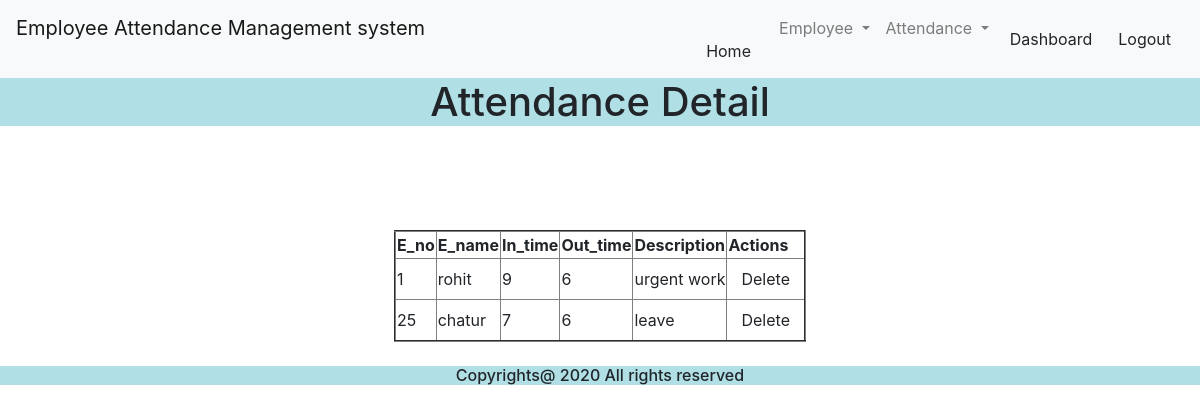
The page /attendance2/ on the database its author committed.
### dApp/models.py (models this page shows)
class Attendance(models.Model):
    E_no = models.IntegerField()
    E_name=models.CharField(max_length=30)
    In_date = models.IntegerField()
    Out_date = models.IntegerField()
    Description = models.CharField(max_length=120)

### dApp/views.py (the view)
# urls.py: path('attendance2/',views.AttendanceDetail_view),
def AttendanceDetail_view(request):
    Attendance_list = Attendance.objects.all()
    return render(request,'dApp/attendance2.html',{'Attendance_list':Attendance_list})

### templates/dApp/attendance2.html
<!DOCTYPE html>
{%extends 'dApp/Daboard4.html'%}
    {%block Dablock4_block%}
        <h1 align="center">Attendance Detail</h1><br><br><br><br>
         <div class="container" align="center">
           {%if Attendance_list%}
              <table border="2">
                  <thead>
                     <th>E_no</th>
                     <th>E_name</th>
                     <th>In_time</th>
                     <th>Out_time</th>
                     <th>Description</th>
                     <th>Actions</th>
                  </thead>
                  {%for Attendance in Attendance_list%}
                     <tr>
                         <td>{{Attendance.E_no}}</td>
                         <td>{{Attendance.E_name}}</td>
                         <td>{{Attendance.In_date}}</td>
                         <td>{{Attendance.Out_date}}</td>
                         <td>{{Attendance.Description}}</td>
                         <td><a class="btn btn-default btn" href="/a_delete/{{Attendance.id}}">Delete</a></td>
                     </tr>
                  {% endfor %}
              </table>
           {% endif %}
         </div><br>
<h6 align="center">Copyrights@ 2020 All rights reserved</h6>
    {%endblock%}

### static/css/attendance2.css (style rules this page uses)
h1 { width: 100%; background-color: powderblue; }
h6 { width: 100%; background-color: powderblue; }

### rows shown on the page
Attendance: E_no "1", E_name "rohit", In_date "9", Out_date "6", Description "urgent work"
Attendance: E_no "25", E_name "chatur", In_date "7", Out_date "6", Description "leave"
